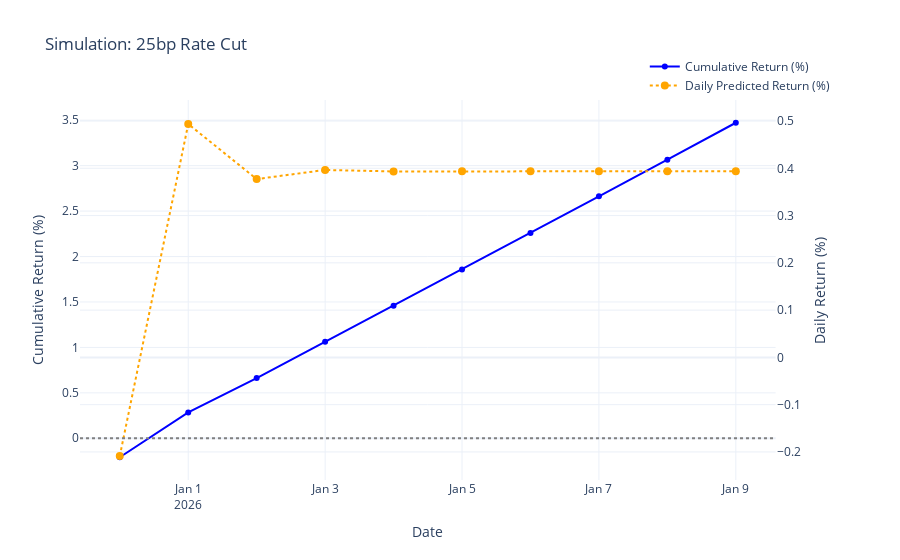

Write notebook code for a chart like this one.
### Markdown cell above
### Scenario 2: 25 bp Rate Cut (Dovish Surprise)

### Code cell
cut = simulator.simulate_event(
        days_ahead=10, announcement_rate_change_bp=-25.0, shock_type="Cut"
    )
# print(cut)
simulator.plot_simulation(cut, title="Simulation: 25bp Rate Cut")

### Figure 1 — Plotly figure (JSON) as saved in the notebook; plotly's stock layout.template omitted (floating-point values rounded to 4 significant figures)
{"data": [{"line": {"color": "blue", "width": 2}, "mode": "lines+markers", "name": "Cumulative Return (%)", "type": "scatter", "x": ["2025-12-31T00:00:00.000000000", "2026-01-01T00:00:00.000000000", "2026-01-02T00:00:00.000000000", "2026-01-03T00:00:00.000000000", "2026-01-04T00:00:00.000000000", "2026-01-05T00:00:00.000000000", "2026-01-06T00:00:00.000000000", "2026-01-07T00:00:00.000000000", "2026-01-08T00:00:00.000000000", "2026-01-09T00:00:00.000000000"], "xaxis": "x", "y": [-0.2086, 0.284, 0.6623, 1.061, 1.459, 1.858, 2.259, 2.662, 3.066, 3.472], "yaxis": "y"}, {"line": {"color": "orange", "dash": "dot"}, "marker": {"size": 8}, "mode": "lines+markers", "name": "Daily Predicted Return (%)", "type": "scatter", "x": ["2025-12-31T00:00:00.000000000", "2026-01-01T00:00:00.000000000", "2026-01-02T00:00:00.000000000", "2026-01-03T00:00:00.000000000", "2026-01-04T00:00:00.000000000", "2026-01-05T00:00:00.000000000", "2026-01-06T00:00:00.000000000", "2026-01-07T00:00:00.000000000", "2026-01-08T00:00:00.000000000", "2026-01-09T00:00:00.000000000"], "xaxis": "x", "y": [-0.2086, 0.4937, 0.3772, 0.3965, 0.3933, 0.3938, 0.3937, 0.3937, 0.3937, 0.3937], "yaxis": "y2"}], "layout": {"hovermode": "x unified", "legend": {"xanchor": "right", "yanchor": "bottom"}, "shapes": [{"line": {"color": "gray", "dash": "dot"}, "type": "line", "x0": 0, "x1": 1, "xref": "x domain", "y0": 0, "y1": 0, "yref": "y"}], "title": {"text": "Simulation: 25bp Rate Cut"}, "xaxis": {"anchor": "y", "domain": [0, 0.94], "title": {"text": "Date"}}, "yaxis": {"anchor": "x", "domain": [0, 1], "title": {"text": "Cumulative Return (%)"}}, "yaxis2": {"anchor": "x", "overlaying": "y", "side": "right", "title": {"text": "Daily Return (%)"}}}}
